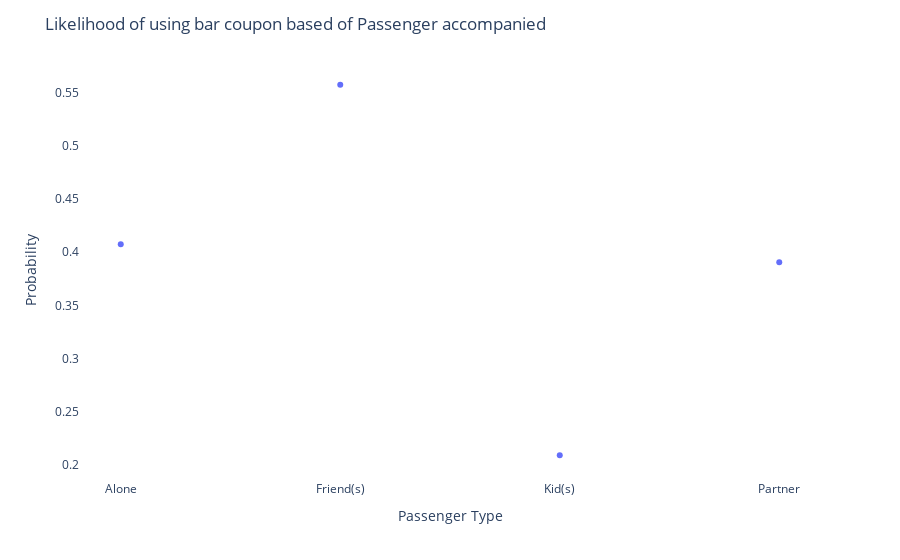

The code cell stored with this chart in its notebook:
### Code cell
fig=px.scatter(data1.groupby('passanger')['Y'].mean(),y='Y')
fig.update_layout(
    plot_bgcolor='white',
    paper_bgcolor='white',
    title="Likelihood of using bar coupon based of Passenger accompanied",
    xaxis_title='Passenger Type',
    yaxis_title='Probability'
)
fig.show()
fig.write_html('visuals/m5_5_prob_passenger.html')

### Figure 1 — Plotly figure (JSON) as saved in the notebook; plotly's stock layout.template omitted (floating-point values rounded to 4 significant figures)
{"data": [{"hovertemplate": "passanger=%{x}<br>Y=%{y}<extra></extra>", "legendgroup": "", "marker": {"color": "#636efa", "symbol": "circle"}, "mode": "markers", "name": "", "orientation": "v", "showlegend": false, "type": "scatter", "x": ["Alone", "Friend(s)", "Kid(s)", "Partner"], "xaxis": "x", "y": [0.4075, 0.5579, 0.2087, 0.3905], "yaxis": "y"}], "layout": {"legend": {"tracegroupgap": 0}, "margin": {"t": 60}, "paper_bgcolor": "white", "plot_bgcolor": "white", "title": {"text": "Likelihood of using bar coupon based of Passenger accompanied"}, "xaxis": {"anchor": "y", "domain": [0, 1], "title": {"text": "Passenger Type"}}, "yaxis": {"anchor": "x", "domain": [0, 1], "title": {"text": "Probability"}}}}
